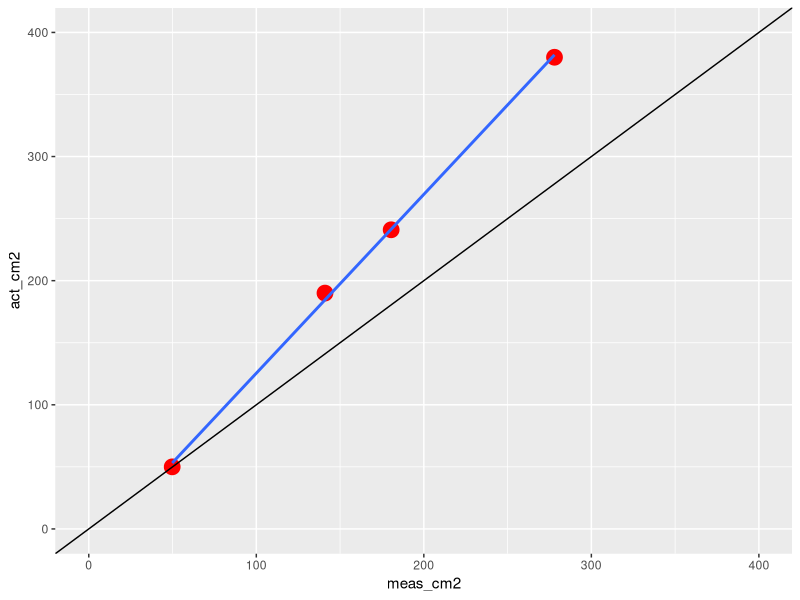

Write R code to recreate this figure. (Note: this script raises an error after producing the figure.)
library(tidyverse)


# 6/19/2018 calibration ---------------------------------------------------

# My data (this is the only place it is kept, no excel file)
lai <- tribble(
  ~act_cm2, ~meas_cm2,
  50  , 49.8,
  190,  141,
  241,  180.5,
  380,  278)


ggplot(lai, aes(meas_cm2, act_cm2)) + 
  geom_point(color = "red", size = 5) + 
  geom_abline() + 
  geom_smooth(method = "lm", se = F) +
  xlim(0, 400) + 
  ylim(0, 400)

# Fit a linear model and force it through 0.0
# I should see if it ever over-estimates though, maybe it shouldn't go through 0,0
lm(lai2$newact ~ 0+lai2$newmeas)

1.4

(278-10)*1.4 + 10

278*1.46

141*1.4
